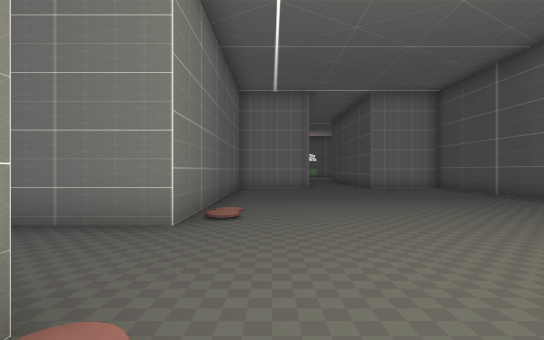
View 1 (above)

21 first-person views from a walk through a 3-D level made in the Unity game engine. The camera is 1.4 m above the floor, looks level and sees 85° across. The floor is counted in squares, 2 m on a side. Each view is taken from the middle of a square. On the plan, view 1 faces up. The plan holds only what a view shows up to about 10 squares ahead; the rest is blank. The place goes on beyond the plan. The player is left out.

View 2
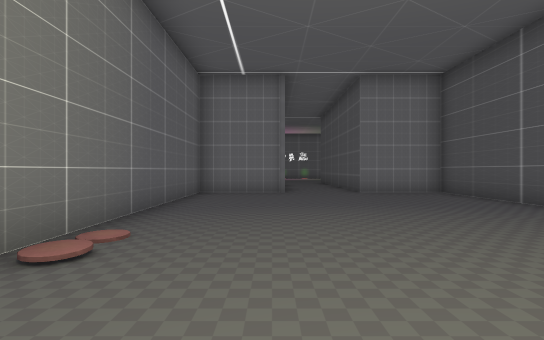

View 3
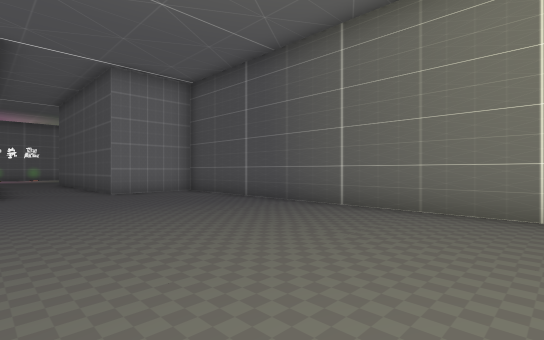

View 4
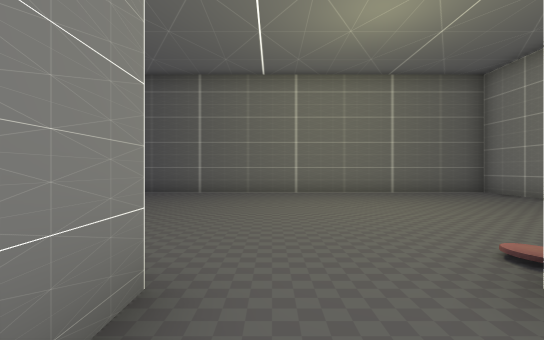

View 5
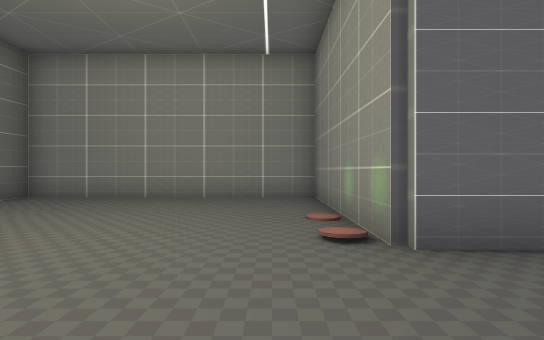

View 6
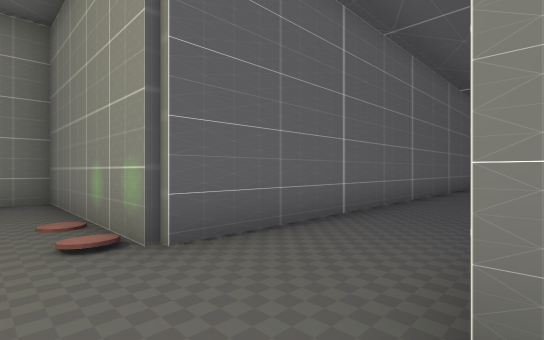

View 7
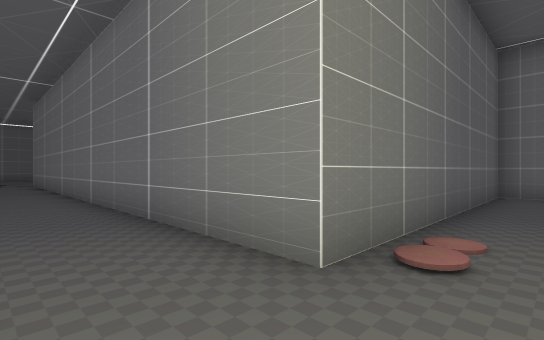

View 8
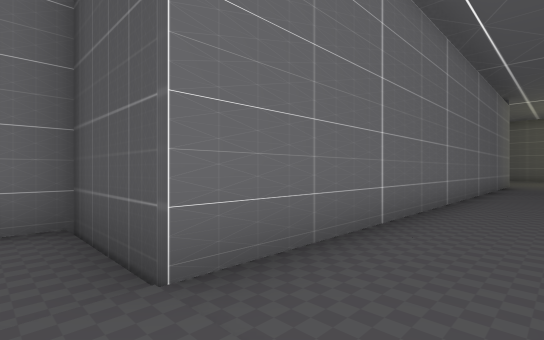

View 9
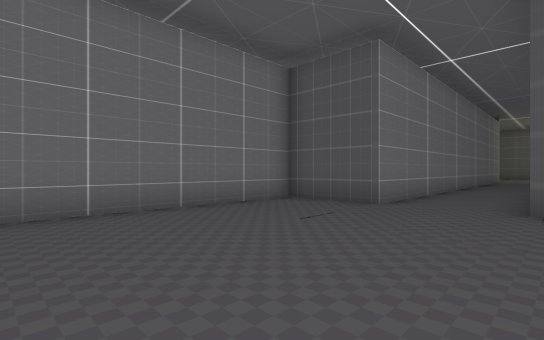

View 10
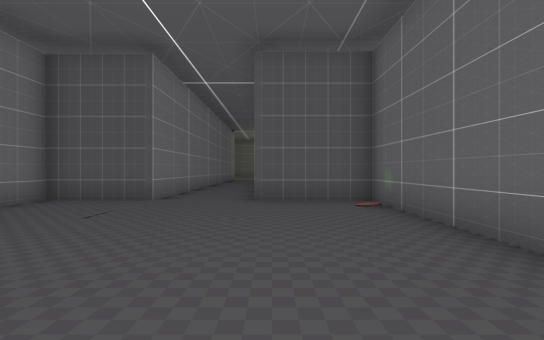

View 11
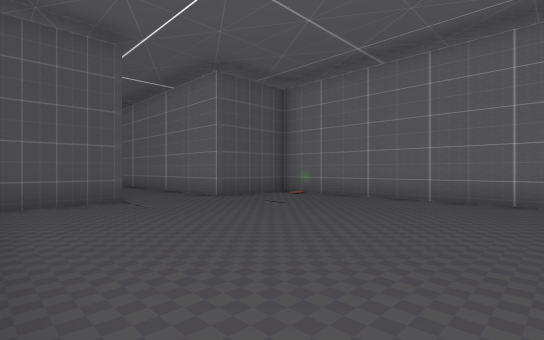

View 12
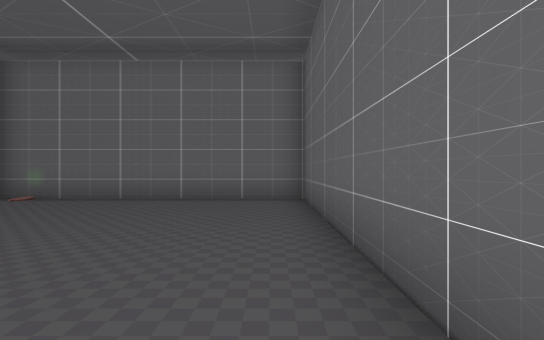

View 13
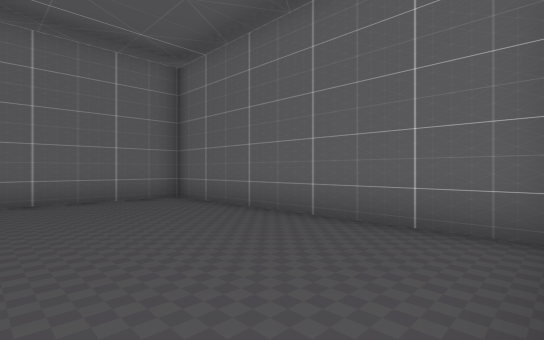

View 14
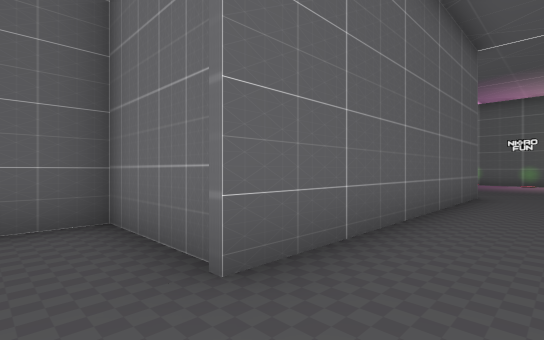

View 15
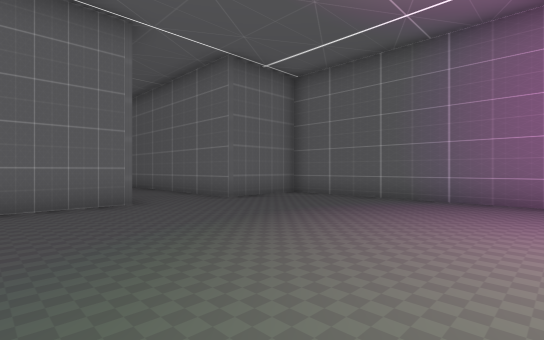

View 16
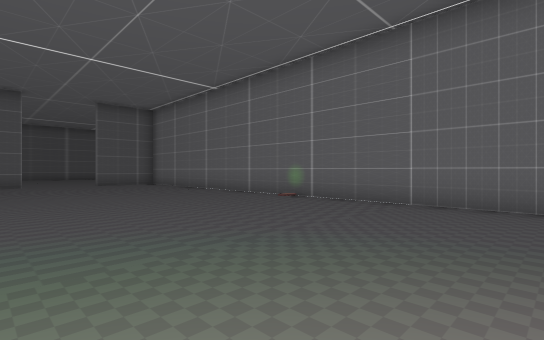

View 17
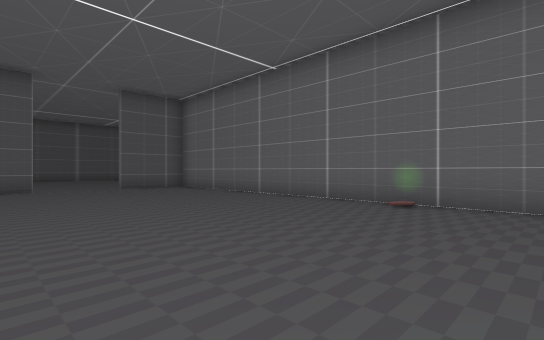

View 18
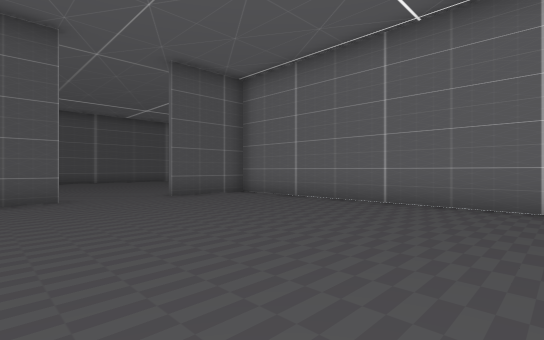

View 19
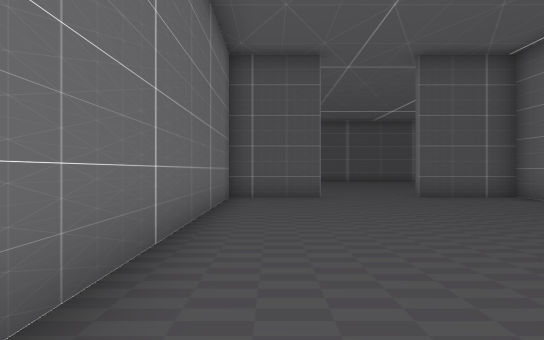

View 20
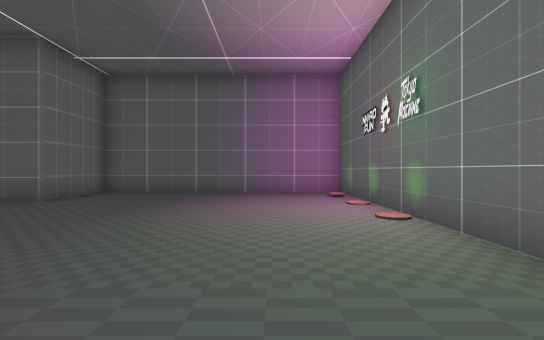

View 21
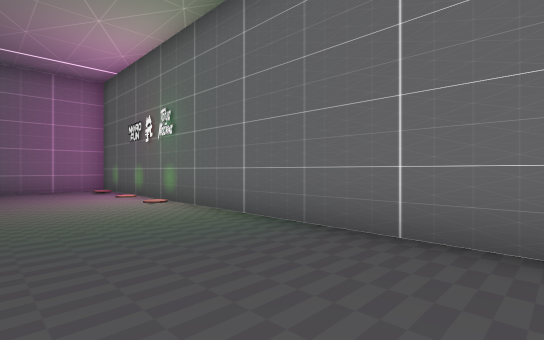

### Floor plan
Ten units are one square. View 1 is at (0, 0); x grows to the right and y downward. Boxes are objects, and circles mark ways between rooms. Rooms are numbered by the first view taken in them; rooms with no view inside come last. Other rooms are left out.
<svg viewBox="-243 -266 438 307">
<path fill="none" stroke="#000" d="M-12 -14 -12 36 63 36 63 -113 38 -113M14 -113 -12 -113 -12 -37M-115 -14 -12 -14M-238 -59 -238 13 -162 13 -162 -14 -135 -14M-12 -37 -162 -37 -162 -62 -219 -62M36 -187 186 -187 186 -212M99 -261 -12 -261 -12 -187 14 -187 14 -113M38 -113 38 -134M186 -238 186 -261 121 -261"/>
<circle cx="-10" cy="-25" r="3" fill="#2a7"/>
<circle cx="25" cy="-120" r="3" fill="#2a7"/>
<text x="30" y="-40">1</text>
<text x="-160" y="-30">2</text>
<text x="80" y="-210">3</text>
</svg>
Room 1 opens to room 2. Room 1 opens to room 3.

Where each view was taken, in squares from view 1:
view 1: 0 up, 0 right, facing up
view 2: 2 up, 1 right, facing up
view 3: 2 up, 1 right, facing up-right
view 4: 3 up, 3 left, facing right
view 5: 4 up, 0 right, facing down
view 6: 4 up, 0 right, facing down-left
view 7: 2 up, 0 right, facing up-left
view 8: 2 up, 17 left, facing up-right
view 9: 1 up, 22 left, facing up-right
view 10: 1 up, 23 left, facing right
view 11: 6 up, 23 left, facing down-right
view 12: 6 up, 23 left, facing down
view 13: 6 up, 20 left, facing down-left
view 14: 10 up, 3 right, facing up-left
view 15: 25 up, 6 right, facing down-left
view 16: 25 up, 4 right, facing down-right
view 17: 25 up, 7 right, facing down-right
view 18: 25 up, 11 right, facing down-right
view 19: 25 up, 11 right, facing right
view 20: 24 up, 8 right, facing left
view 21: 23 up, 10 right, facing up-left
